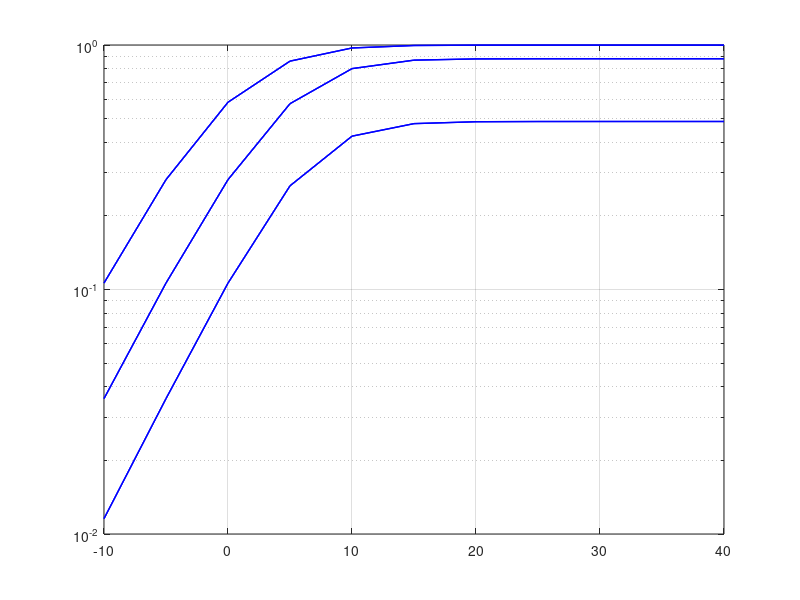

Write MATLAB code to recreate this figure.



clc;clear all;close all;
ps_dB = -10:5:40;
ps = 10.^(0.1*ps_dB);
pr=ps;

ysr=1;yrd1=1;
yrd2=1;ysd1=1;
ysd2=1;yre=1;


a1=0.85;
a2=1-a1;
pe_Setup = [0 5 10];

for i=1:3

pe=10.^(0.1*pe_Setup(i)); 
    
A = (1./(a2.*ps.*ysr)) + (1./(a2.*pr.*yrd2));
B = 1./(a2*ps.*ysd2);
qsi = pe*a2;


SPSC_a1=(1./(yre.*B.*qsi + 1));
SPSC_a2=(1 - exp (-((B.*qsi) + (1./yre))*(1./qsi)));


SPSC_b1=(1./(yre.*A.*qsi + 1));
SPSC_b2=(1 - exp (-((A.*qsi) + (1./yre)).*(1./qsi)));


SPSC_c1=(1./((yre.*(A + B).*qsi) + (1)));
SPSC_c2=(1 - exp (-(((A + B).*qsi) + (1./yre)).*(1./qsi)));


Sonuc_SPSC(i,:) = (SPSC_a1.*SPSC_a2)+(SPSC_b1.*SPSC_b2)-(SPSC_c1.*SPSC_c2);
end


figure
semilogy(ps_dB, Sonuc_SPSC(1,:), 'Linewidth', 1,'Color',[0.0,0.0,1.0],'LineStyle','-');
hold on
semilogy(ps_dB, Sonuc_SPSC(2,:), 'Linewidth', 1,'Color',[0.0,0.0,1.0],'LineStyle','-');
semilogy(ps_dB, Sonuc_SPSC(3,:), 'Linewidth', 1,'Color',[0.0,0.0,1.0],'LineStyle','-');

SPSC_1=[0.10627, 0.281422, 0.583333, 0.859026, 0.972452, 0.995345, 0.998358,0.998689, 0.998724, 0.998727, 0.998727];
SPSC_2=[0.0357875, 0.106269, 0.281384, 0.575412, 0.800598, 0.867006,0.877219, 0.878402, 0.878526, 0.878539, 0.87854];
SPSC_3=[0.0115539, 0.0357877, 0.106211, 0.265494, 0.423794, 0.4769, 0.485458,0.486465, 0.486571, 0.486582, 0.486583];
semilogy(ps_dB, SPSC_1, 'Linewidth', 1,'Color',[0.0,0.0,1.0],'LineStyle','-');
semilogy(ps_dB, SPSC_2, 'Linewidth', 1,'Color',[0.0,0.0,1.0],'LineStyle','-');
semilogy(ps_dB, SPSC_3, 'Linewidth', 1,'Color',[0.0,0.0,1.0],'LineStyle','-');

grid on





